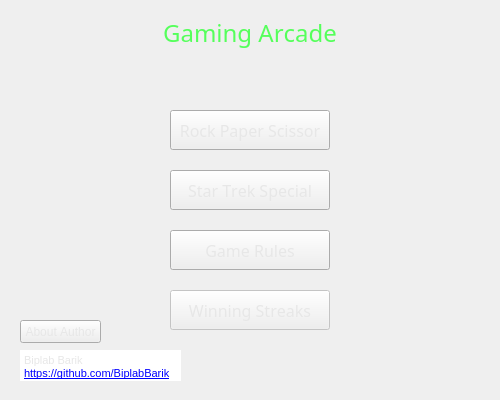
<?xml version="1.0" encoding="UTF-8"?>
<ui version="4.0">
 <class>BaseWindow</class>
 <widget class="QMainWindow" name="BaseWindow">
  <property name="enabled">
   <bool>true</bool>
  </property>
  <property name="geometry">
   <rect>
    <x>0</x>
    <y>0</y>
    <width>500</width>
    <height>400</height>
   </rect>
  </property>
  <property name="sizePolicy">
   <sizepolicy hsizetype="Fixed" vsizetype="Fixed">
    <horstretch>0</horstretch>
    <verstretch>0</verstretch>
   </sizepolicy>
  </property>
  <property name="maximumSize">
   <size>
    <width>500</width>
    <height>400</height>
   </size>
  </property>
  <property name="font">
   <font>
    <kerning>false</kerning>
   </font>
  </property>
  <property name="windowTitle">
   <string>Rock Paper Scissor Version 0.1</string>
  </property>
  <property name="toolTip">
   <string extracomment="Launches RPSLS Game"/>
  </property>
  <property name="toolTipDuration">
   <number>-1</number>
  </property>
  <property name="autoFillBackground">
   <bool>false</bool>
  </property>
  <widget class="QWidget" name="centralwidget">
   <widget class="QPushButton" name="button_rules">
    <property name="geometry">
     <rect>
      <x>170</x>
      <y>230</y>
      <width>160</width>
      <height>40</height>
     </rect>
    </property>
    <property name="palette">
     <palette>
      <active>
       <colorrole role="WindowText">
        <brush brushstyle="SolidPattern">
         <color alpha="255">
          <red>231</red>
          <green>231</green>
          <blue>231</blue>
         </color>
        </brush>
       </colorrole>
       <colorrole role="Text">
        <brush brushstyle="SolidPattern">
         <color alpha="255">
          <red>231</red>
          <green>231</green>
          <blue>231</blue>
         </color>
        </brush>
       </colorrole>
       <colorrole role="ButtonText">
        <brush brushstyle="SolidPattern">
         <color alpha="255">
          <red>231</red>
          <green>231</green>
          <blue>231</blue>
         </color>
        </brush>
       </colorrole>
      </active>
      <inactive>
       <colorrole role="WindowText">
        <brush brushstyle="SolidPattern">
         <color alpha="255">
          <red>231</red>
          <green>231</green>
          <blue>231</blue>
         </color>
        </brush>
       </colorrole>
       <colorrole role="Text">
        <brush brushstyle="SolidPattern">
         <color alpha="255">
          <red>231</red>
          <green>231</green>
          <blue>231</blue>
         </color>
        </brush>
       </colorrole>
       <colorrole role="ButtonText">
        <brush brushstyle="SolidPattern">
         <color alpha="255">
          <red>231</red>
          <green>231</green>
          <blue>231</blue>
         </color>
        </brush>
       </colorrole>
      </inactive>
      <disabled>
       <colorrole role="WindowText">
        <brush brushstyle="SolidPattern">
         <color alpha="255">
          <red>231</red>
          <green>231</green>
          <blue>231</blue>
         </color>
        </brush>
       </colorrole>
       <colorrole role="Text">
        <brush brushstyle="SolidPattern">
         <color alpha="255">
          <red>231</red>
          <green>231</green>
          <blue>231</blue>
         </color>
        </brush>
       </colorrole>
       <colorrole role="ButtonText">
        <brush brushstyle="SolidPattern">
         <color alpha="255">
          <red>231</red>
          <green>231</green>
          <blue>231</blue>
         </color>
        </brush>
       </colorrole>
      </disabled>
     </palette>
    </property>
    <property name="font">
     <font>
      <family>Malgun Gothic</family>
      <pointsize>12</pointsize>
     </font>
    </property>
    <property name="toolTip">
     <string extracomment="Quit Game !!"/>
    </property>
    <property name="styleSheet">
     <string notr="true">color: rgb(231, 231, 231);</string>
    </property>
    <property name="text">
     <string>Game Rules</string>
    </property>
   </widget>
   <widget class="QPushButton" name="button_rps">
    <property name="geometry">
     <rect>
      <x>170</x>
      <y>110</y>
      <width>160</width>
      <height>40</height>
     </rect>
    </property>
    <property name="font">
     <font>
      <family>Malgun Gothic</family>
      <pointsize>12</pointsize>
      <weight>50</weight>
      <bold>false</bold>
     </font>
    </property>
    <property name="toolTip">
     <string extracomment="Launches RPS Game"/>
    </property>
    <property name="toolTipDuration">
     <number>-1</number>
    </property>
    <property name="styleSheet">
     <string notr="true">color: rgb(231, 231, 231);</string>
    </property>
    <property name="text">
     <string>Rock Paper Scissor</string>
    </property>
   </widget>
   <widget class="QPushButton" name="button_rpsls">
    <property name="geometry">
     <rect>
      <x>170</x>
      <y>170</y>
      <width>160</width>
      <height>40</height>
     </rect>
    </property>
    <property name="font">
     <font>
      <family>Malgun Gothic</family>
      <pointsize>12</pointsize>
     </font>
    </property>
    <property name="cursor">
     <cursorShape>ArrowCursor</cursorShape>
    </property>
    <property name="toolTip">
     <string extracomment="Launches RPSLS Game"/>
    </property>
    <property name="styleSheet">
     <string notr="true">color: rgb(231, 231, 231);</string>
    </property>
    <property name="text">
     <string>Star Trek Special</string>
    </property>
   </widget>
   <widget class="QPushButton" name="button_author">
    <property name="geometry">
     <rect>
      <x>20</x>
      <y>320</y>
      <width>81</width>
      <height>23</height>
     </rect>
    </property>
    <property name="styleSheet">
     <string notr="true">color: rgb(231, 231, 231);</string>
    </property>
    <property name="text">
     <string>About Author</string>
    </property>
   </widget>
   <widget class="QTextEdit" name="text_author">
    <property name="geometry">
     <rect>
      <x>20</x>
      <y>350</y>
      <width>161</width>
      <height>31</height>
     </rect>
    </property>
    <property name="styleSheet">
     <string notr="true">color: rgb(231, 231, 231);</string>
    </property>
    <property name="frameShape">
     <enum>QFrame::NoFrame</enum>
    </property>
    <property name="frameShadow">
     <enum>QFrame::Plain</enum>
    </property>
    <property name="midLineWidth">
     <number>0</number>
    </property>
    <property name="verticalScrollBarPolicy">
     <enum>Qt::ScrollBarAlwaysOff</enum>
    </property>
    <property name="readOnly">
     <bool>true</bool>
    </property>
    <property name="html">
     <string>&lt;!DOCTYPE HTML PUBLIC &quot;-//W3C//DTD HTML 4.0//EN&quot; &quot;http://www.w3.org/TR/REC-html40/strict.dtd&quot;&gt;
&lt;html&gt;&lt;head&gt;&lt;meta name=&quot;qrichtext&quot; content=&quot;1&quot; /&gt;&lt;style type=&quot;text/css&quot;&gt;
p, li { white-space: pre-wrap; }
&lt;/style&gt;&lt;/head&gt;&lt;body style=&quot; font-family:'MS Shell Dlg 2'; font-size:8.25pt; font-weight:400; font-style:normal;&quot;&gt;
&lt;p style=&quot; margin-top:0px; margin-bottom:0px; margin-left:0px; margin-right:0px; -qt-block-indent:0; text-indent:0px;&quot;&gt;Biplab Barik&lt;br /&gt;&lt;a href=&quot;https://github.com/BiplabBarik&quot;&gt;&lt;span style=&quot; font-size:8pt; text-decoration: underline; color:#0000ff;&quot;&gt;https://github.com/BiplabBarik&lt;/span&gt;&lt;/a&gt;&lt;/p&gt;&lt;/body&gt;&lt;/html&gt;</string>
    </property>
   </widget>
   <widget class="QLabel" name="welcome_label">
    <property name="geometry">
     <rect>
      <x>150</x>
      <y>16</y>
      <width>200</width>
      <height>40</height>
     </rect>
    </property>
    <property name="palette">
     <palette>
      <active>
       <colorrole role="WindowText">
        <brush brushstyle="SolidPattern">
         <color alpha="255">
          <red>85</red>
          <green>255</green>
          <blue>91</blue>
         </color>
        </brush>
       </colorrole>
       <colorrole role="Button">
        <brush brushstyle="SolidPattern">
         <color alpha="0">
          <red>0</red>
          <green>0</green>
          <blue>0</blue>
         </color>
        </brush>
       </colorrole>
       <colorrole role="Text">
        <brush brushstyle="SolidPattern">
         <color alpha="255">
          <red>85</red>
          <green>255</green>
          <blue>91</blue>
         </color>
        </brush>
       </colorrole>
       <colorrole role="ButtonText">
        <brush brushstyle="SolidPattern">
         <color alpha="255">
          <red>85</red>
          <green>255</green>
          <blue>91</blue>
         </color>
        </brush>
       </colorrole>
       <colorrole role="Base">
        <brush brushstyle="SolidPattern">
         <color alpha="0">
          <red>0</red>
          <green>0</green>
          <blue>0</blue>
         </color>
        </brush>
       </colorrole>
       <colorrole role="Window">
        <brush brushstyle="SolidPattern">
         <color alpha="0">
          <red>0</red>
          <green>0</green>
          <blue>0</blue>
         </color>
        </brush>
       </colorrole>
      </active>
      <inactive>
       <colorrole role="WindowText">
        <brush brushstyle="SolidPattern">
         <color alpha="255">
          <red>85</red>
          <green>255</green>
          <blue>91</blue>
         </color>
        </brush>
       </colorrole>
       <colorrole role="Button">
        <brush brushstyle="SolidPattern">
         <color alpha="0">
          <red>0</red>
          <green>0</green>
          <blue>0</blue>
         </color>
        </brush>
       </colorrole>
       <colorrole role="Text">
        <brush brushstyle="SolidPattern">
         <color alpha="255">
          <red>85</red>
          <green>255</green>
          <blue>91</blue>
         </color>
        </brush>
       </colorrole>
       <colorrole role="ButtonText">
        <brush brushstyle="SolidPattern">
         <color alpha="255">
          <red>85</red>
          <green>255</green>
          <blue>91</blue>
         </color>
        </brush>
       </colorrole>
       <colorrole role="Base">
        <brush brushstyle="SolidPattern">
         <color alpha="0">
          <red>0</red>
          <green>0</green>
          <blue>0</blue>
         </color>
        </brush>
       </colorrole>
       <colorrole role="Window">
        <brush brushstyle="SolidPattern">
         <color alpha="0">
          <red>0</red>
          <green>0</green>
          <blue>0</blue>
         </color>
        </brush>
       </colorrole>
      </inactive>
      <disabled>
       <colorrole role="WindowText">
        <brush brushstyle="SolidPattern">
         <color alpha="255">
          <red>85</red>
          <green>255</green>
          <blue>91</blue>
         </color>
        </brush>
       </colorrole>
       <colorrole role="Button">
        <brush brushstyle="SolidPattern">
         <color alpha="0">
          <red>0</red>
          <green>0</green>
          <blue>0</blue>
         </color>
        </brush>
       </colorrole>
       <colorrole role="Text">
        <brush brushstyle="SolidPattern">
         <color alpha="255">
          <red>85</red>
          <green>255</green>
          <blue>91</blue>
         </color>
        </brush>
       </colorrole>
       <colorrole role="ButtonText">
        <brush brushstyle="SolidPattern">
         <color alpha="255">
          <red>85</red>
          <green>255</green>
          <blue>91</blue>
         </color>
        </brush>
       </colorrole>
       <colorrole role="Base">
        <brush brushstyle="SolidPattern">
         <color alpha="0">
          <red>0</red>
          <green>0</green>
          <blue>0</blue>
         </color>
        </brush>
       </colorrole>
       <colorrole role="Window">
        <brush brushstyle="SolidPattern">
         <color alpha="0">
          <red>0</red>
          <green>0</green>
          <blue>0</blue>
         </color>
        </brush>
       </colorrole>
      </disabled>
     </palette>
    </property>
    <property name="font">
     <font>
      <family>Malgun Gothic</family>
      <pointsize>18</pointsize>
      <weight>50</weight>
      <bold>false</bold>
     </font>
    </property>
    <property name="styleSheet">
     <string notr="true">background-color: rgba(0, 0, 0, 0);
color: rgb(85, 255, 91);</string>
    </property>
    <property name="text">
     <string>Gaming Arcade</string>
    </property>
    <property name="scaledContents">
     <bool>false</bool>
    </property>
    <property name="alignment">
     <set>Qt::AlignHCenter|Qt::AlignTop</set>
    </property>
   </widget>
   <widget class="QLabel" name="welcome_label_gif">
    <property name="geometry">
     <rect>
      <x>0</x>
      <y>10</y>
      <width>500</width>
      <height>52</height>
     </rect>
    </property>
    <property name="palette">
     <palette>
      <active>
       <colorrole role="WindowText">
        <brush brushstyle="SolidPattern">
         <color alpha="255">
          <red>85</red>
          <green>255</green>
          <blue>91</blue>
         </color>
        </brush>
       </colorrole>
       <colorrole role="Button">
        <brush brushstyle="SolidPattern">
         <color alpha="0">
          <red>0</red>
          <green>0</green>
          <blue>0</blue>
         </color>
        </brush>
       </colorrole>
       <colorrole role="Text">
        <brush brushstyle="SolidPattern">
         <color alpha="255">
          <red>85</red>
          <green>255</green>
          <blue>91</blue>
         </color>
        </brush>
       </colorrole>
       <colorrole role="ButtonText">
        <brush brushstyle="SolidPattern">
         <color alpha="255">
          <red>85</red>
          <green>255</green>
          <blue>91</blue>
         </color>
        </brush>
       </colorrole>
       <colorrole role="Base">
        <brush brushstyle="SolidPattern">
         <color alpha="0">
          <red>0</red>
          <green>0</green>
          <blue>0</blue>
         </color>
        </brush>
       </colorrole>
       <colorrole role="Window">
        <brush brushstyle="SolidPattern">
         <color alpha="0">
          <red>0</red>
          <green>0</green>
          <blue>0</blue>
         </color>
        </brush>
       </colorrole>
      </active>
      <inactive>
       <colorrole role="WindowText">
        <brush brushstyle="SolidPattern">
         <color alpha="255">
          <red>85</red>
          <green>255</green>
          <blue>91</blue>
         </color>
        </brush>
       </colorrole>
       <colorrole role="Button">
        <brush brushstyle="SolidPattern">
         <color alpha="0">
          <red>0</red>
          <green>0</green>
          <blue>0</blue>
         </color>
        </brush>
       </colorrole>
       <colorrole role="Text">
        <brush brushstyle="SolidPattern">
         <color alpha="255">
          <red>85</red>
          <green>255</green>
          <blue>91</blue>
         </color>
        </brush>
       </colorrole>
       <colorrole role="ButtonText">
        <brush brushstyle="SolidPattern">
         <color alpha="255">
          <red>85</red>
          <green>255</green>
          <blue>91</blue>
         </color>
        </brush>
       </colorrole>
       <colorrole role="Base">
        <brush brushstyle="SolidPattern">
         <color alpha="0">
          <red>0</red>
          <green>0</green>
          <blue>0</blue>
         </color>
        </brush>
       </colorrole>
       <colorrole role="Window">
        <brush brushstyle="SolidPattern">
         <color alpha="0">
          <red>0</red>
          <green>0</green>
          <blue>0</blue>
         </color>
        </brush>
       </colorrole>
      </inactive>
      <disabled>
       <colorrole role="WindowText">
        <brush brushstyle="SolidPattern">
         <color alpha="255">
          <red>85</red>
          <green>255</green>
          <blue>91</blue>
         </color>
        </brush>
       </colorrole>
       <colorrole role="Button">
        <brush brushstyle="SolidPattern">
         <color alpha="0">
          <red>0</red>
          <green>0</green>
          <blue>0</blue>
         </color>
        </brush>
       </colorrole>
       <colorrole role="Text">
        <brush brushstyle="SolidPattern">
         <color alpha="255">
          <red>85</red>
          <green>255</green>
          <blue>91</blue>
         </color>
        </brush>
       </colorrole>
       <colorrole role="ButtonText">
        <brush brushstyle="SolidPattern">
         <color alpha="255">
          <red>85</red>
          <green>255</green>
          <blue>91</blue>
         </color>
        </brush>
       </colorrole>
       <colorrole role="Base">
        <brush brushstyle="SolidPattern">
         <color alpha="0">
          <red>0</red>
          <green>0</green>
          <blue>0</blue>
         </color>
        </brush>
       </colorrole>
       <colorrole role="Window">
        <brush brushstyle="SolidPattern">
         <color alpha="0">
          <red>0</red>
          <green>0</green>
          <blue>0</blue>
         </color>
        </brush>
       </colorrole>
      </disabled>
     </palette>
    </property>
    <property name="font">
     <font>
      <family>Malgun Gothic</family>
      <pointsize>18</pointsize>
      <weight>50</weight>
      <bold>false</bold>
     </font>
    </property>
    <property name="styleSheet">
     <string notr="true">background-color: rgba(0, 0, 0, 0);
color: rgb(85, 255, 91);</string>
    </property>
    <property name="text">
     <string/>
    </property>
    <property name="scaledContents">
     <bool>false</bool>
    </property>
    <property name="alignment">
     <set>Qt::AlignCenter</set>
    </property>
   </widget>
   <widget class="QLabel" name="rps_gif">
    <property name="geometry">
     <rect>
      <x>166</x>
      <y>106</y>
      <width>168</width>
      <height>48</height>
     </rect>
    </property>
    <property name="text">
     <string/>
    </property>
   </widget>
   <widget class="QLabel" name="rules_gif">
    <property name="geometry">
     <rect>
      <x>166</x>
      <y>226</y>
      <width>168</width>
      <height>48</height>
     </rect>
    </property>
    <property name="text">
     <string/>
    </property>
   </widget>
   <widget class="QLabel" name="rpsls_gif">
    <property name="geometry">
     <rect>
      <x>166</x>
      <y>166</y>
      <width>168</width>
      <height>48</height>
     </rect>
    </property>
    <property name="text">
     <string/>
    </property>
   </widget>
   <widget class="QPushButton" name="button_score">
    <property name="enabled">
     <bool>false</bool>
    </property>
    <property name="geometry">
     <rect>
      <x>170</x>
      <y>290</y>
      <width>160</width>
      <height>40</height>
     </rect>
    </property>
    <property name="palette">
     <palette>
      <active>
       <colorrole role="WindowText">
        <brush brushstyle="SolidPattern">
         <color alpha="255">
          <red>231</red>
          <green>231</green>
          <blue>231</blue>
         </color>
        </brush>
       </colorrole>
       <colorrole role="Text">
        <brush brushstyle="SolidPattern">
         <color alpha="255">
          <red>231</red>
          <green>231</green>
          <blue>231</blue>
         </color>
        </brush>
       </colorrole>
       <colorrole role="ButtonText">
        <brush brushstyle="SolidPattern">
         <color alpha="255">
          <red>231</red>
          <green>231</green>
          <blue>231</blue>
         </color>
        </brush>
       </colorrole>
      </active>
      <inactive>
       <colorrole role="WindowText">
        <brush brushstyle="SolidPattern">
         <color alpha="255">
          <red>231</red>
          <green>231</green>
          <blue>231</blue>
         </color>
        </brush>
       </colorrole>
       <colorrole role="Text">
        <brush brushstyle="SolidPattern">
         <color alpha="255">
          <red>231</red>
          <green>231</green>
          <blue>231</blue>
         </color>
        </brush>
       </colorrole>
       <colorrole role="ButtonText">
        <brush brushstyle="SolidPattern">
         <color alpha="255">
          <red>231</red>
          <green>231</green>
          <blue>231</blue>
         </color>
        </brush>
       </colorrole>
      </inactive>
      <disabled>
       <colorrole role="WindowText">
        <brush brushstyle="SolidPattern">
         <color alpha="255">
          <red>231</red>
          <green>231</green>
          <blue>231</blue>
         </color>
        </brush>
       </colorrole>
       <colorrole role="Text">
        <brush brushstyle="SolidPattern">
         <color alpha="255">
          <red>231</red>
          <green>231</green>
          <blue>231</blue>
         </color>
        </brush>
       </colorrole>
       <colorrole role="ButtonText">
        <brush brushstyle="SolidPattern">
         <color alpha="255">
          <red>231</red>
          <green>231</green>
          <blue>231</blue>
         </color>
        </brush>
       </colorrole>
      </disabled>
     </palette>
    </property>
    <property name="font">
     <font>
      <family>Malgun Gothic</family>
      <pointsize>12</pointsize>
     </font>
    </property>
    <property name="toolTip">
     <string extracomment="Quit Game !!"/>
    </property>
    <property name="styleSheet">
     <string notr="true">color: rgb(231, 231, 231);</string>
    </property>
    <property name="text">
     <string>Winning Streaks</string>
    </property>
   </widget>
   <widget class="QLabel" name="score_gif">
    <property name="geometry">
     <rect>
      <x>166</x>
      <y>286</y>
      <width>168</width>
      <height>48</height>
     </rect>
    </property>
    <property name="text">
     <string/>
    </property>
   </widget>
   <zorder>score_gif</zorder>
   <zorder>rules_gif</zorder>
   <zorder>rpsls_gif</zorder>
   <zorder>rps_gif</zorder>
   <zorder>welcome_label_gif</zorder>
   <zorder>button_rules</zorder>
   <zorder>button_rps</zorder>
   <zorder>button_rpsls</zorder>
   <zorder>button_author</zorder>
   <zorder>text_author</zorder>
   <zorder>welcome_label</zorder>
   <zorder>button_score</zorder>
  </widget>
 </widget>
 <resources>
  <include location="../../../PythonUI_WithTKinter/RPSLS_Project/QTWindows/Background/Resource.qrc"/>
 </resources>
 <connections/>
</ui>
